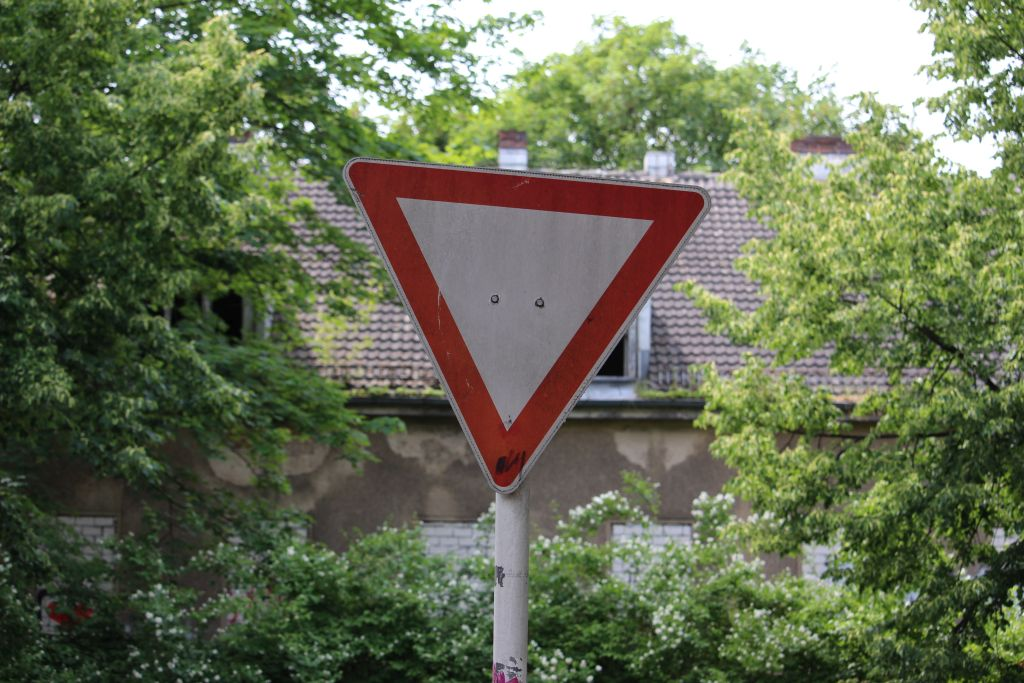
//> input picture Dreieck_2.JPG, 1024 x 683 px, given in place of the camera
$ ./Dafuq   (built with g++ and OpenCV 4)
//> lines starting //> are read from the running program, lines starting //| are printed output that depends on the picture; after the words box and inside, x2 and y2 are one past the last pixel; in counts of white or black regions, pixels touching at a corner belong together
#include <iostream>
#include <opencv2/highgui.hpp>
#include <opencv2/imgproc.hpp>

using namespace std;
using namespace cv;

void drawStuff();
void drawAllTriangles(Mat&, const vector< vector<Point> >&);

int thresh_min = 0, thresh_max = 30;
Mat img,edges,gblur,canny_output,drawing;

int main(){
	VideoCapture cap(0);
	if (!cap.isOpened())
		return -1;
	do{
		cap >> img;
//> img is the input picture: 683 rows x 1024 cols, CV_8UC3; mean B, G, R 83, 110.2, 101.6
		cvtColor(img, edges, COLOR_BGR2GRAY);
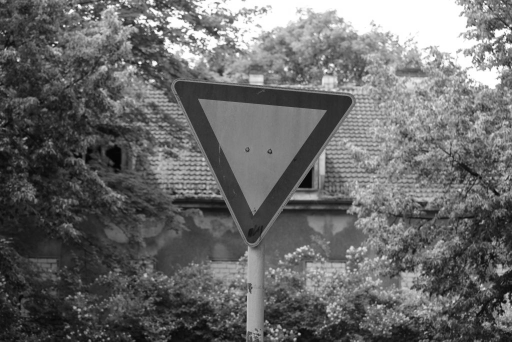
//> edges: 683 rows x 1024 cols, CV_8UC1 (shown at 1/2 size); min 0, max 255, mean 104.5
		GaussianBlur(edges, gblur, Size(7, 7), 1.5, 1.5);
		drawStuff();
		//imshow("Video", gblur);
	} while (waitKey(100) != 'x');
}

void drawStuff(){
	vector<vector<Point> > contours;
	vector<Vec4i> hierarchy;

	Canny(gblur, canny_output, thresh_min, thresh_max, 3);
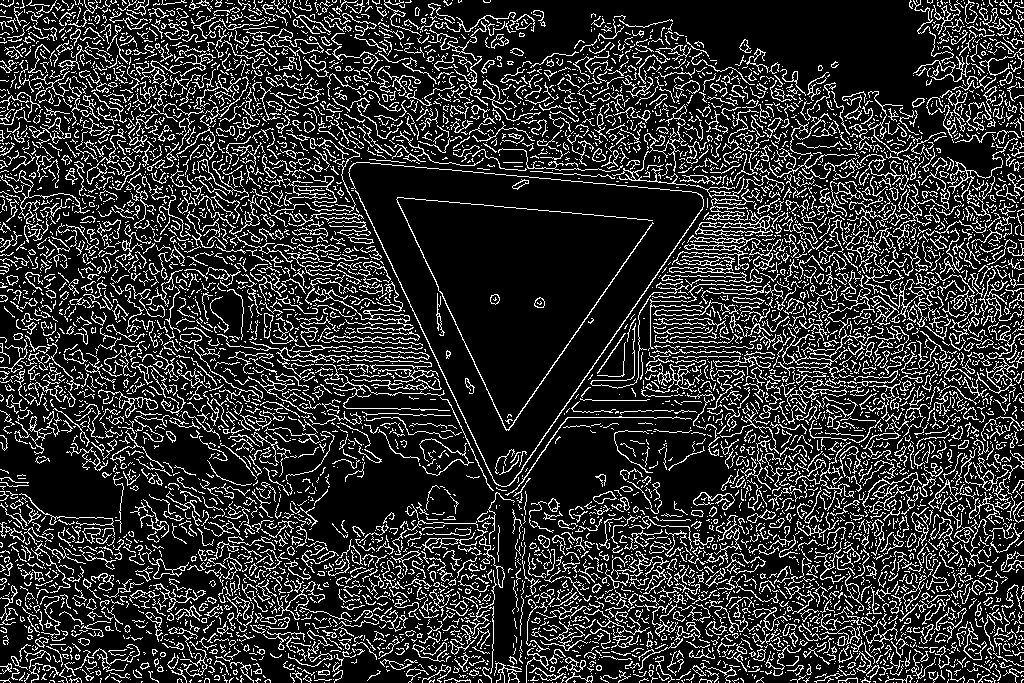
//> canny_output: 683 rows x 1024 cols, CV_8UC1; 18.9% white in thin lines or dots
	//imshow("Video",img);
	imshow("Canny", canny_output);
	findContours(canny_output, contours, hierarchy, CV_RETR_TREE, CV_CHAIN_APPROX_SIMPLE, Point(0, 0));
//> contours = 7745 contours, 7089 with area under 20; largest, box (x1, y1, x2, y2) and area: (672, 235, 761, 270) 504, (859, 252, 926, 323) 330, (348, 162, 704, 487) 327, (661, 255, 763, 283) 308, (287, 252, 339, 276) 307
	drawing = Mat::zeros(canny_output.size(), CV_8UC3);

	drawAllTriangles(drawing, contours);
	imshow("Triangles", drawing);
}

void drawAllTriangles(Mat& img, const vector< vector<Point> >& contours){
	vector<Point> approxTriangle;
	for (size_t i = 0; i < contours.size(); i++){
		approxPolyDP(contours[i], approxTriangle, arcLength(Mat(contours[i]), true)*0.05, true);
		if (approxTriangle.size() == 3){
			drawContours(img, contours, i, Scalar(0, 255, 255), CV_FILLED); // fill GREEN
			vector<Point>::iterator vertex;
			for (vertex = approxTriangle.begin(); vertex != approxTriangle.end(); ++vertex){
				circle(img, *vertex, 3, Scalar(0, 0, 255), 1);
			}
		}
	}
//> this loop made 7745 passes
//> approxTriangle on passes 1 to 3: 1 Point (x, y): [998, 682], 1 Point (x, y): [896, 682], 1 Point (x, y): [893, 682]
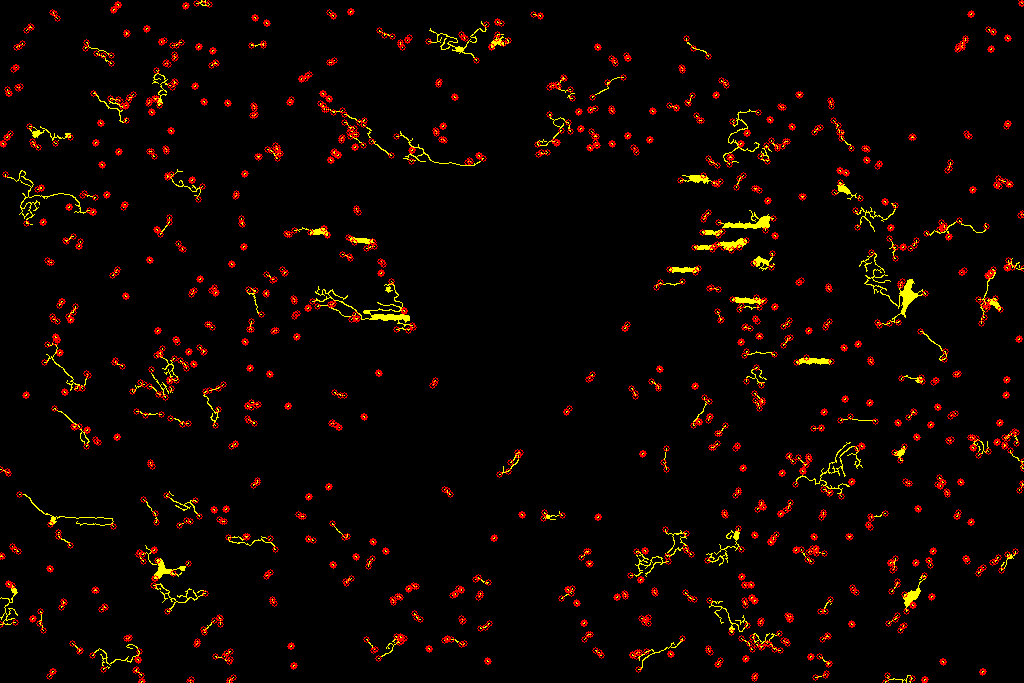
//> img: 683 rows x 1024 cols, CV_8UC3; mean B, G, R 0, 4.1, 12.1
//> after the loop, approxTriangle = 1 Point (x, y): [3, 0]
}

$ run again, on Dreieck_56.JPG
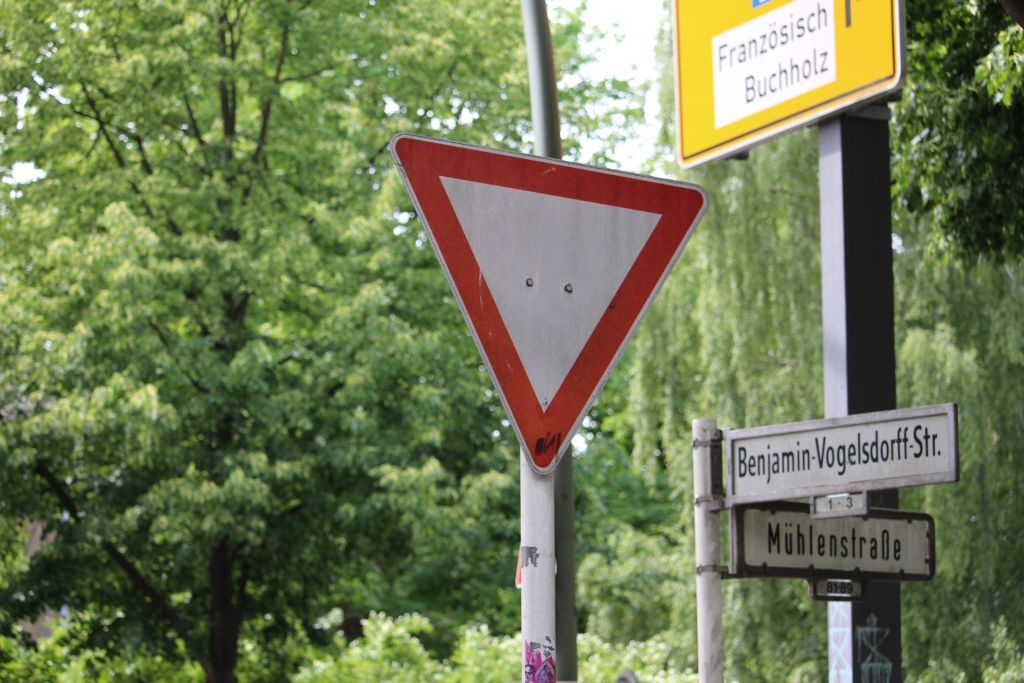
//> input picture Dreieck_56.JPG, 1024 x 683 px, given in place of the camera
//> img is the input picture: 683 rows x 1024 cols, CV_8UC3; mean B, G, R 84.6, 123.1, 112.5
//> in drawStuff, `Canny(gblur, canny_output, thresh_min, thresh_max, 3);`:
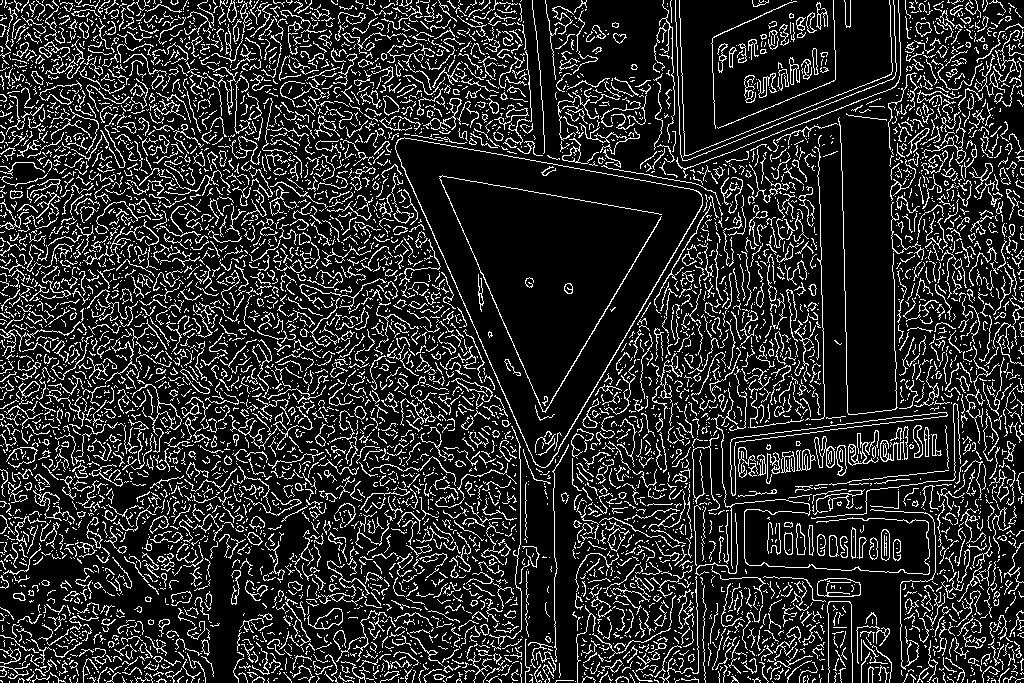
//> canny_output: 683 rows x 1024 cols, CV_8UC1; 16.4% white in thin lines or dots
//> contours = 7019 contours, 6610 with area under 20; largest, box (x1, y1, x2, y2) and area: (395, 137, 703, 468) 50660, (395, 137, 703, 468) 50403, (730, 412, 948, 496) 1123, (730, 412, 948, 496) 1117, (817, 578, 861, 597) 700
//> the loop in drawAllTriangles, `for (size_t i = 0; i < contours.size(); i++)` made 7019 passes
//> approxTriangle on passes 1 to 3: 1 Point (x, y): [1020, 682], 1 Point (x, y): [987, 682], 1 Point (x, y): [956, 682]
//> after the loop in drawAllTriangles, `for (size_t i = 0; i < contours.size(); i++)`:
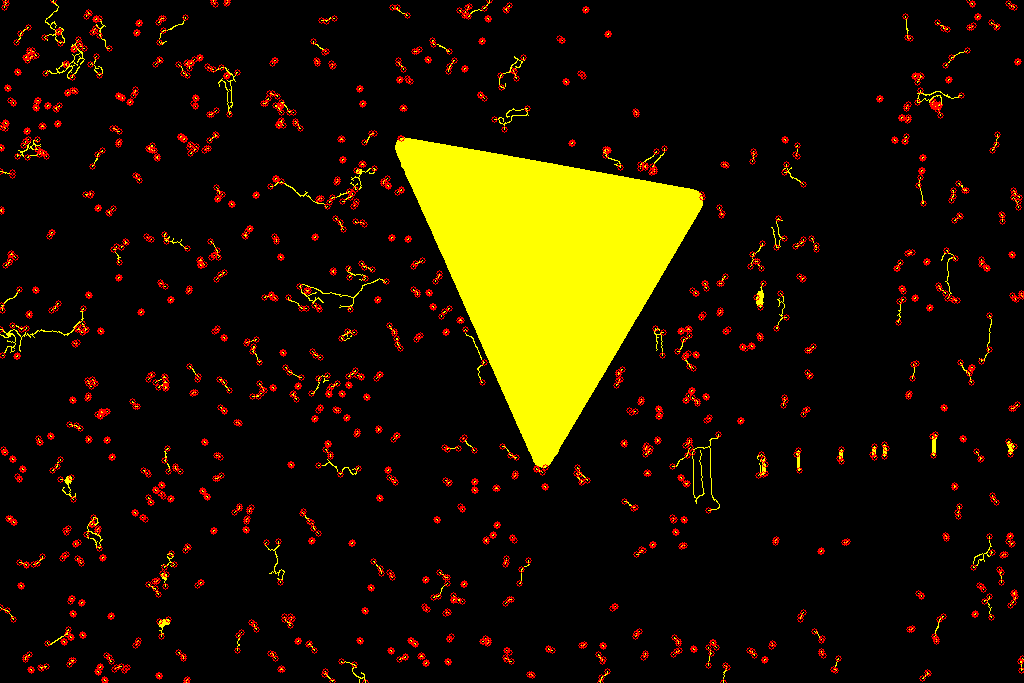
//> img: 683 rows x 1024 cols, CV_8UC3; mean B, G, R 0, 21, 29.2
//> after the loop in drawAllTriangles, `for (size_t i = 0; i < contours.size(); i++)`: approxTriangle = 4 Points (x, y): [2, 0], [2, 2], [0, 4], [1, 4]

$ run again, on Dreieck_58.JPG
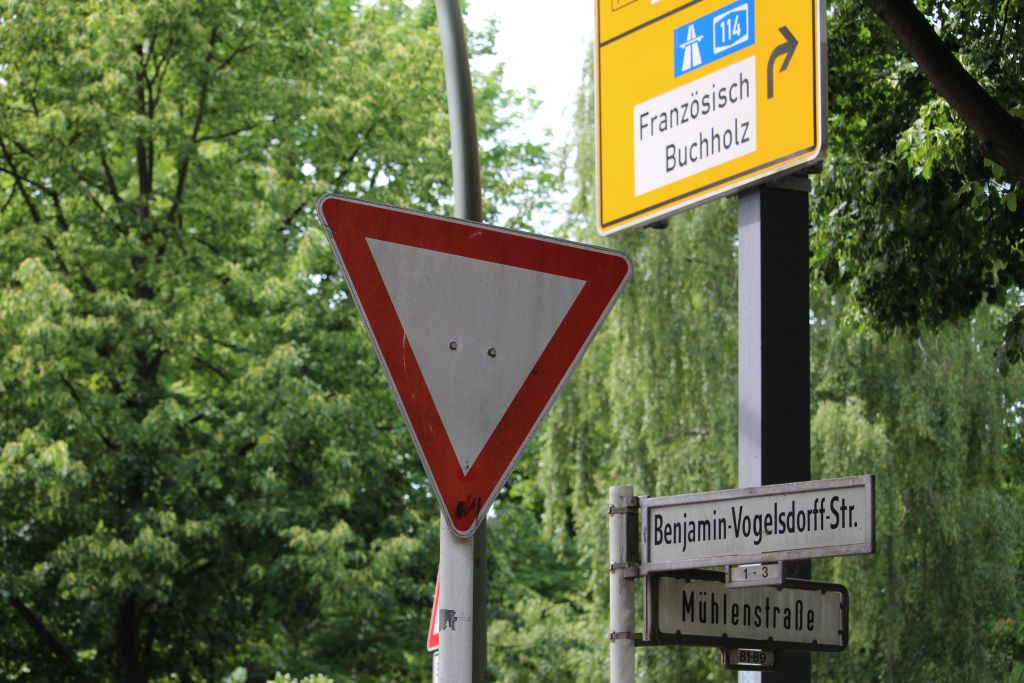
//> input picture Dreieck_58.JPG, 1024 x 683 px, given in place of the camera
//> img is the input picture: 683 rows x 1024 cols, CV_8UC3; mean B, G, R 69.2, 103.9, 94.8
//> in drawStuff, `Canny(gblur, canny_output, thresh_min, thresh_max, 3);`:
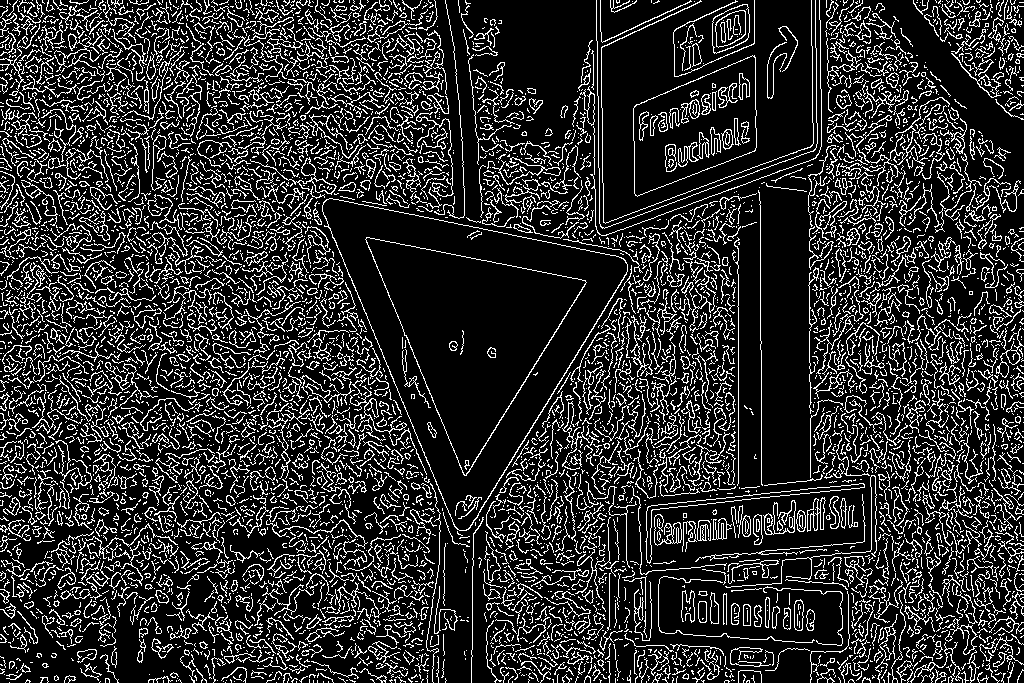
//> canny_output: 683 rows x 1024 cols, CV_8UC1; 18% white in thin lines or dots
//> contours = 6917 contours, 6320 with area under 20; largest, box (x1, y1, x2, y2) and area: (322, 198, 628, 531) 50473, (322, 198, 628, 531) 50254, (365, 237, 587, 476) 24592, (365, 237, 587, 476) 24436, (633, 55, 757, 197) 11395
//> the loop in drawAllTriangles, `for (size_t i = 0; i < contours.size(); i++)` made 6917 passes
//> approxTriangle on passes 1 to 3: 1 Point (x, y): [276, 682], 1 Point (x, y): [225, 682], 1 Point (x, y): [9, 682]
//> after the loop in drawAllTriangles, `for (size_t i = 0; i < contours.size(); i++)`:
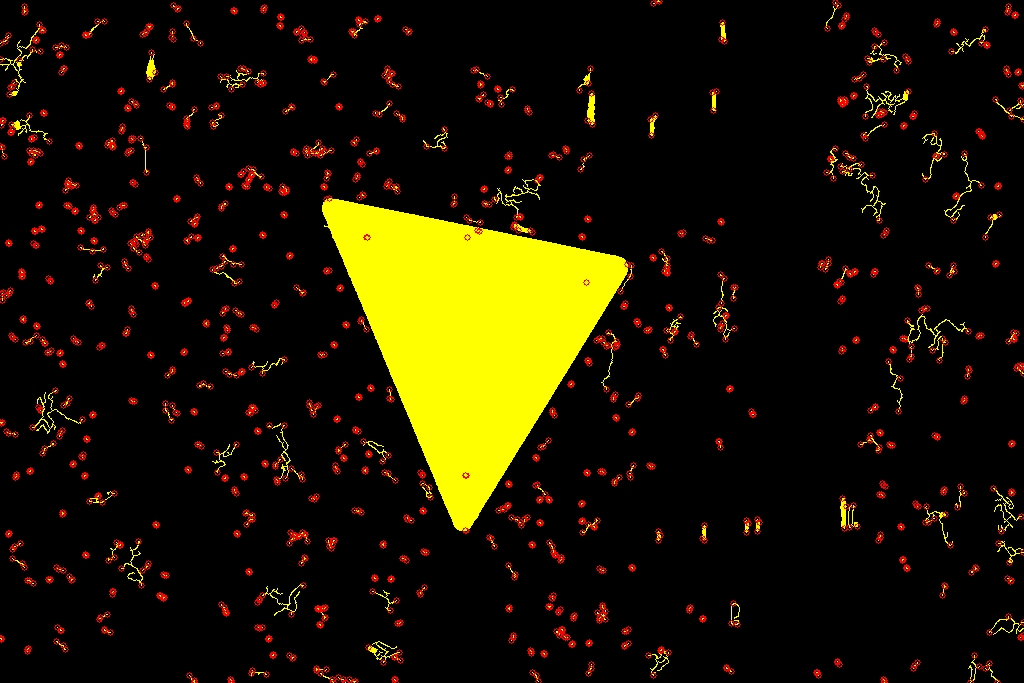
//> img: 683 rows x 1024 cols, CV_8UC3; mean B, G, R 0, 21.5, 29.1
//> after the loop in drawAllTriangles, `for (size_t i = 0; i < contours.size(); i++)`: approxTriangle = 2 Points (x, y): [7, 0], [7, 3]
